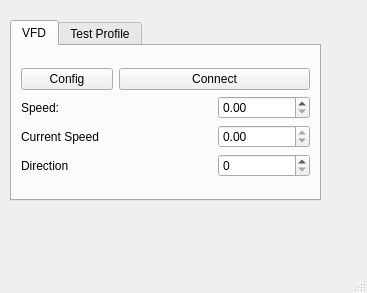
<?xml version="1.0" encoding="UTF-8"?>
<ui version="4.0">
 <class>MainWindow</class>
 <widget class="QMainWindow" name="MainWindow">
  <property name="geometry">
   <rect>
    <x>0</x>
    <y>0</y>
    <width>367</width>
    <height>293</height>
   </rect>
  </property>
  <property name="windowTitle">
   <string>Test Stand</string>
  </property>
  <widget class="QWidget" name="centralwidget">
   <widget class="QTabWidget" name="tabWidget">
    <property name="geometry">
     <rect>
      <x>10</x>
      <y>20</y>
      <width>311</width>
      <height>181</height>
     </rect>
    </property>
    <property name="currentIndex">
     <number>0</number>
    </property>
    <widget class="QWidget" name="vfdTab">
     <attribute name="title">
      <string>VFD</string>
     </attribute>
     <layout class="QVBoxLayout" name="verticalLayout">
      <item>
       <layout class="QGridLayout" name="gridLayout">
        <item row="0" column="1" colspan="2">
         <widget class="QPushButton" name="btnConnectVFD">
          <property name="text">
           <string>Connect</string>
          </property>
         </widget>
        </item>
        <item row="3" column="2">
         <widget class="QDoubleSpinBox" name="sbxCurrentSpeed">
          <property name="frame">
           <bool>true</bool>
          </property>
          <property name="readOnly">
           <bool>true</bool>
          </property>
          <property name="buttonSymbols">
           <enum>QAbstractSpinBox::UpDownArrows</enum>
          </property>
          <property name="minimum">
           <double>-7000.000000000000000</double>
          </property>
          <property name="maximum">
           <double>7000.000000000000000</double>
          </property>
         </widget>
        </item>
        <item row="4" column="2">
         <widget class="QSpinBox" name="sbxDirection"/>
        </item>
        <item row="4" column="0">
         <widget class="QLabel" name="label_3">
          <property name="text">
           <string>Direction</string>
          </property>
         </widget>
        </item>
        <item row="3" column="0" colspan="2">
         <widget class="QLabel" name="label_2">
          <property name="text">
           <string>Current Speed</string>
          </property>
         </widget>
        </item>
        <item row="2" column="2">
         <widget class="QDoubleSpinBox" name="sbxSpeed">
          <property name="buttonSymbols">
           <enum>QAbstractSpinBox::UpDownArrows</enum>
          </property>
          <property name="maximum">
           <double>7000.000000000000000</double>
          </property>
         </widget>
        </item>
        <item row="2" column="0">
         <widget class="QLabel" name="label">
          <property name="text">
           <string>Speed:</string>
          </property>
         </widget>
        </item>
        <item row="0" column="0">
         <widget class="QPushButton" name="btnConfigVFD">
          <property name="text">
           <string>Config</string>
          </property>
         </widget>
        </item>
       </layout>
      </item>
     </layout>
    </widget>
    <widget class="QWidget" name="testProfileTab">
     <attribute name="title">
      <string>Test Profile</string>
     </attribute>
     <layout class="QVBoxLayout" name="verticalLayout_2">
      <item>
       <layout class="QHBoxLayout" name="horizontalLayout_4">
        <item>
         <widget class="QPushButton" name="btnLoadProfile">
          <property name="text">
           <string>Load</string>
          </property>
         </widget>
        </item>
       </layout>
      </item>
      <item>
       <layout class="QHBoxLayout" name="horizontalLayout_3">
        <item>
         <widget class="QLabel" name="label_6">
          <property name="text">
           <string>Profile:</string>
          </property>
         </widget>
        </item>
        <item>
         <widget class="QLabel" name="testprofile_currentProfileLbl">
          <property name="text">
           <string>...</string>
          </property>
         </widget>
        </item>
        <item>
         <spacer name="horizontalSpacer">
          <property name="orientation">
           <enum>Qt::Horizontal</enum>
          </property>
          <property name="sizeHint" stdset="0">
           <size>
            <width>40</width>
            <height>20</height>
           </size>
          </property>
         </spacer>
        </item>
       </layout>
      </item>
      <item>
       <layout class="QHBoxLayout" name="horizontalLayout">
        <item>
         <widget class="QLabel" name="label_7">
          <property name="text">
           <string>Step:</string>
          </property>
         </widget>
        </item>
        <item>
         <widget class="QLabel" name="testprofile_currentStepLbl">
          <property name="text">
           <string>0</string>
          </property>
         </widget>
        </item>
        <item>
         <widget class="QLabel" name="label_8">
          <property name="text">
           <string>Progress:</string>
          </property>
         </widget>
        </item>
        <item>
         <widget class="QLabel" name="testprofile_currentProgressLbl">
          <property name="text">
           <string>0/0</string>
          </property>
         </widget>
        </item>
       </layout>
      </item>
      <item>
       <layout class="QHBoxLayout" name="horizontalLayout_2">
        <item>
         <widget class="QPushButton" name="btnStartProfile">
          <property name="text">
           <string>Start</string>
          </property>
         </widget>
        </item>
        <item>
         <widget class="QPushButton" name="btnNextStep">
          <property name="text">
           <string>Next</string>
          </property>
         </widget>
        </item>
        <item>
         <widget class="QPushButton" name="btnPauseProfile">
          <property name="text">
           <string>Pause</string>
          </property>
         </widget>
        </item>
        <item>
         <widget class="QPushButton" name="btnStopProfile">
          <property name="text">
           <string>Stop</string>
          </property>
         </widget>
        </item>
       </layout>
      </item>
     </layout>
    </widget>
   </widget>
  </widget>
  <widget class="QMenuBar" name="menubar">
   <property name="geometry">
    <rect>
     <x>0</x>
     <y>0</y>
     <width>367</width>
     <height>22</height>
    </rect>
   </property>
  </widget>
  <widget class="QStatusBar" name="statusbar"/>
 </widget>
 <resources/>
 <connections/>
</ui>
